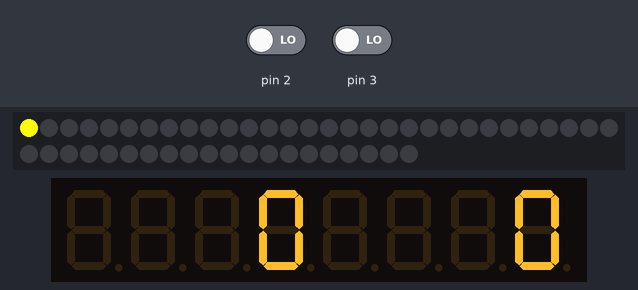
The sketch below on a simulated Arduino Uno, built with avr-gcc and run on an emulated ATmega328P. Parts: 50 RGB LEDs in strip order, left to right, continuing on the next row, 8-digit seven-segment display. The test bench sets the inputs (shaded band); at power-on: pin 2 LOW, pin 3 LOW. Colours are those a GRB WS2812 strip shows for the declared byte order; what the sketch prints to the serial monitor is not drawn.

Above: at 1.2 s.
1.3 s: pin 2 driven HIGH
3.0 s: pin 3 driven HIGH
Timing chart, 0 to 6.0 s (numbered marks = the images above; inputs shaded):
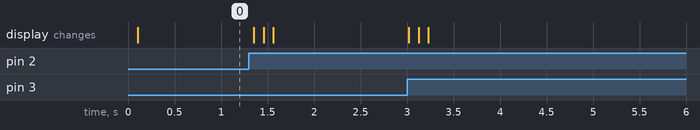

The sketch:

corsaDeiLed_p3.ino
```cpp
#include <FastLED.h>
#define NUM_LEDS 50
CRGB leds[NUM_LEDS];

#include "DigitLedDisplay.h"
/* MAX7219 - Arduino Pin to Display Pin
   10 to DIN,
   9 to CS,
   8 to CLK */
DigitLedDisplay ld = DigitLedDisplay(10, 9, 8);

//variabili
int lapsa, lapsb;
int xa = 0;
int vela = 0;
int prevb1, b1;

int xb = 0;
int velb = 0;
int prevb2, b2;

unsigned long t1;


void setup() {
  Serial.begin(9600);
  pinMode(2, INPUT);
  pinMode(3, INPUT);

  FastLED.addLeds<WS2812, 5, BRG>(leds, NUM_LEDS);
  for (int i = 0; i < NUM_LEDS; i++) {
    leds[i] = CRGB(0,0,0);
  }
  FastLED.show();

  //display
  ld.setBright(10);
  ld.setDigitLimit(8);
  ld.clear();
}


void loop() {
  b1 = digitalRead(2);
  if (b1 && !prevb1) {
    //FDS
    vela = 3;
  }
  b2 = digitalRead(3);
  if (b2 && !prevb2) {
    //FDS
    velb = 3;
  }

  if ((millis() - t1) > 100) {
    //cancello i led nella loro posizione precedente
    leds[xa] = CRGB::Black;
    leds[xb] = CRGB::Black;

    // BLUE
    xa += (vela > 0 ? 1 : 0);
    if (xa >= NUM_LEDS) {
      Serial.println("A");
      xa = 0;
      lapsa++;
    }
    leds[xa].setRGB(0,0,255);
    //ROSSO
    xb += (velb > 0 ? 1 : 0);
    if (xb >= NUM_LEDS) {
      Serial.println("B");
      xb = 0;
      lapsb++;
    }
    leds[xb].setRGB(255,0,0);

    //se le luci sono sovrapposte le coloro di viola
    if (xa == xb) leds[xa].setRGB(255,0,255);
    FastLED.show();

    //decremento le velocità
    if (vela > 0) {
      vela--;
    } else if (vela < 0) {
      vela = 0;
    }
    if (velb > 0) {
      velb--;
    } else if (velb < 0) {
      velb = 0;
    }

    updateLaps();
    t1 = millis();
  }

  prevb1 = b1;
  prevb2 = b2;
}

void updateLaps() {
  ld.clear();
  Serial.print(xa);
  Serial.print("-");
  Serial.print(xb);
  Serial.print("\t");
  Serial.print(lapsa);
  Serial.print("-");
  Serial.println(lapsb);
  ld.printDigit(lapsa);
  ld.printDigit(lapsb, 4);

}
```
